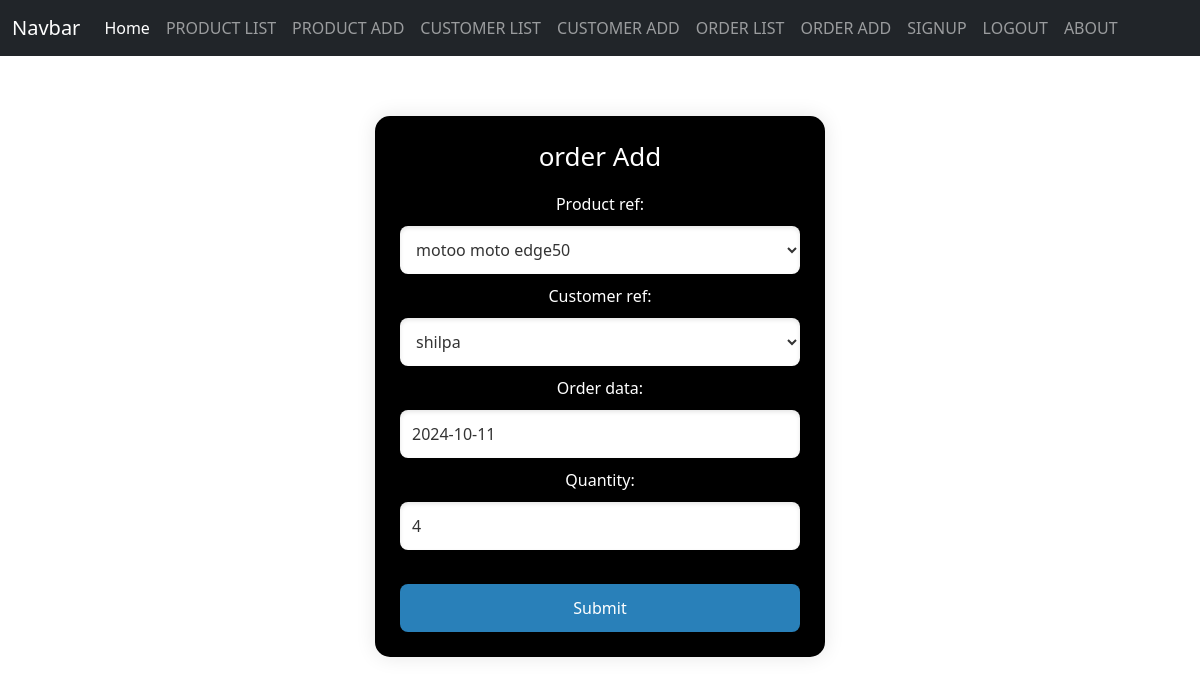
Screenshot of /order/orderupdate/5/ with the database file from the repository.
### order/models.py (models this page shows)
class Order(models.Model):
    product_ref=models.ForeignKey(Product,on_delete=models.SET_NULL,null=True)
    customer_ref=models.ForeignKey(customer,on_delete=models.SET_NULL,null=True)
    order_data=models.DateField(null=True)
    quantity=models.IntegerField(default=0)
    price=models.IntegerField(default=0)
    gst=models.FloatField(default=0)
    final_price=models.IntegerField(default=0)

### order/views.py (the view, shortened to what this page needs)
# urls.py: path('orderupdate/<int:id>/',orderupdate,name='ord_update'),
def orderupdate(request,id):
     selected_data = Order.objects.get(id=id)
     data = {"OrdForm":OrderForm(instance=selected_data)}
     return render (request,'orderadd.html',data)

### order/forms.py
class OrderForm(forms.ModelForm):
    class Meta:
        model = Order
        fields = ['product_ref','customer_ref','order_data','quantity']

### customer/models.py (called while the page is built)
    def __str__(self):
        return self.full_name

### product/models.py (called while the page is built)
    def __str__(self):
        return self.brand_name + " " + self.model_name

### Frontend/templates/orderadd.html (shortened to what this page needs)
{% extends 'base.html' %}
{% block content %}
<form method="POST">
    <h1>order Add</h1>
    {{ OrdForm }}
    <br>
    <button type="submit">Submit</button>
</form>
{% endblock %}

### Frontend/templates/orderadd.html (style rules this page uses)
form { max-width: 450px; margin: 60px auto; padding: 25px; background: linear-gradient(135deg, black, black); border-radius: 15px; box-shadow: 0 0 20px rgba(0, 0, 0, 0.1); color: #fff; text-align: center; }
h1 { color: white; font-size: 26px; margin-bottom: 20px; text-shadow: 0 2px 4px rgba(0, 0, 0, 0.2); }
button { width: 100%; padding: 12px; background-color:#2980b9; color: white; border: none; border-radius: 8px; font-size: 16px; cursor: pointer; transition: background-color 0.3s ease; }
form input, form select, form textarea { width: 100%; padding: 12px; margin: 10px 0; background-color: #fff; border: none; border-radius: 8px; color: #333; font-size: 16px; box-sizing: border-box; box-shadow: inset 0 2px 4px rgba(0, 0, 0, 0.1); }

### rows the page displays
Order: product_ref "motoo moto edge50", customer_ref "shilpa", order_data "2024-10-11", quantity "4"
